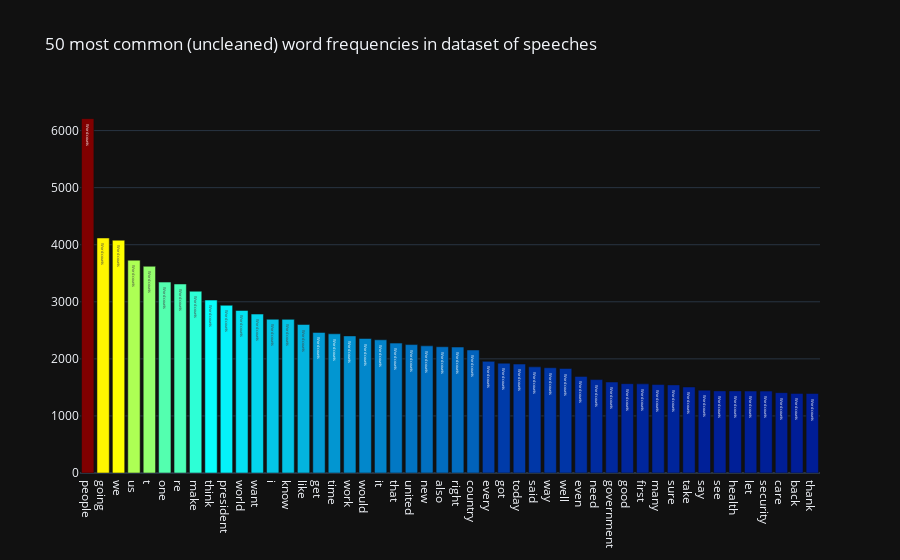

This figure's notebook cell:
### Code cell
all_words = data_clean['Text'].str.split(expand=True).unstack().value_counts()
data = [go.Bar(x = all_words.index.values[2:50],
                y = all_words.values[2:50],
                marker= dict(colorscale='Jet', color = all_words.values[2:100]),
                text='Word counts')]
layout = go.Layout(title='50 most common (uncleaned) word frequencies in dataset of speeches')
fig = go.Figure(data=data, layout=layout)
py.iplot(fig, filename='basic-bar')

### Figure 1 — Plotly figure (JSON) as saved in the notebook; plotly's stock layout.template omitted (floating-point values rounded to 4 significant figures)
{"data": [{"marker": {"color": [6209, 4118, 4079, 3729, 3622, 3345, 3312, 3185, 3030, 2939, 2848, 2785, 2694, 2692, 2602, 2463, 2439, 2402, 2357, 2334, 2276, 2250, 2228, 2212, 2207, 2155, 1956, 1924, 1909, 1860, 1844, 1831, 1693, 1637, 1594, 1565, 1562, 1550, 1544, 1508, 1451, 1439, 1439, 1436, 1435, 1408, 1395, 1393, 1354, 1325, 1314, 1292, 1273, 1273, 1262, 1261, 1241, 1234, 1234, 1226, 1225, 1222, 1212, 1208, 1162, 1160, 1127, 1118, 1115, 1115, 1093, 1067, 1057, 1057, 1039, 1036, 1029, 1028, 1019, 1016, 1013, 1006, 999, 996, 988, 979, 971, 960, 956, 948, 944, 941, 938, 934, 913, 900, 883, 882], "colorscale": [[0.0, "rgb(0,0,131)"], [0.2, "rgb(0,60,170)"], [0.4, "rgb(5,255,255)"], [0.6, "rgb(255,255,0)"], [0.8, "rgb(250,0,0)"], [1.0, "rgb(128,0,0)"]]}, "text": "Word counts", "x": ["people", "going", "we", "us", "t", "one", "re", "make", "think", "president", "world", "want", "i", "know", "like", "get", "time", "work", "would", "it", "that", "united", "new", "also", "right", "country", "every", "got", "today", "said", "way", "well", "even", "need", "government", "good", "first", "many", "sure", "take", "say", "see", "health", "let", "security", "care", "back", "thank"], "y": [6209, 4118, 4079, 3729, 3622, 3345, 3312, 3185, 3030, 2939, 2848, 2785, 2694, 2692, 2602, 2463, 2439, 2402, 2357, 2334, 2276, 2250, 2228, 2212, 2207, 2155, 1956, 1924, 1909, 1860, 1844, 1831, 1693, 1637, 1594, 1565, 1562, 1550, 1544, 1508, 1451, 1439, 1439, 1436, 1435, 1408, 1395, 1393], "type": "bar"}], "layout": {"title": {"text": "50 most common (uncleaned) word frequencies in dataset of speeches"}}}
